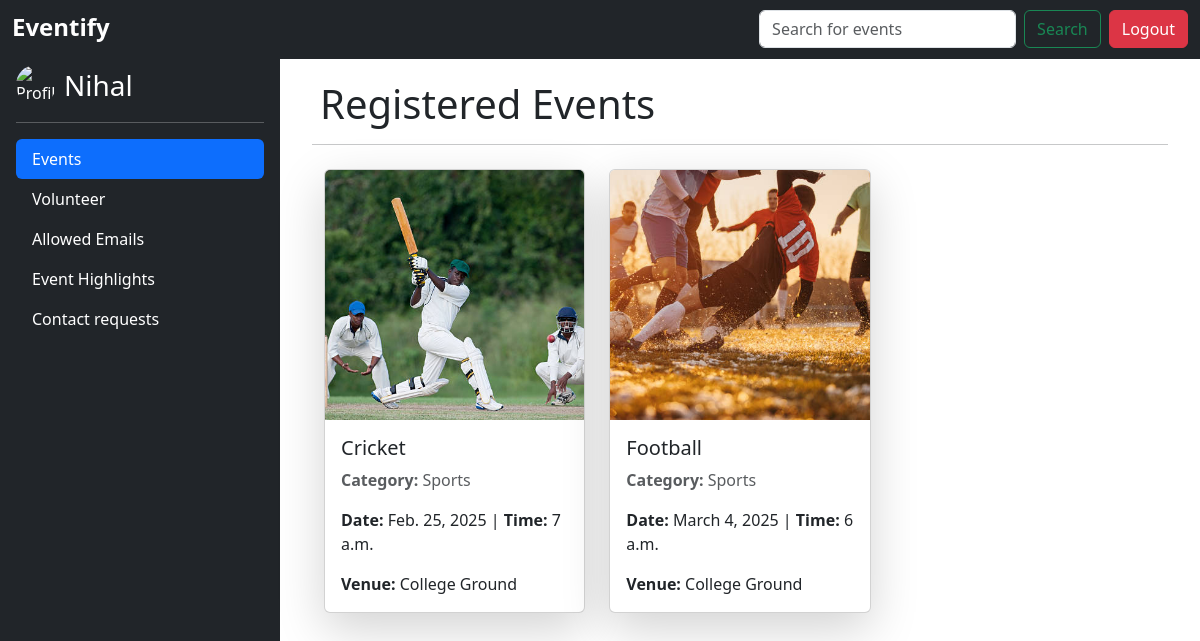
The page /registered_events/ (signed in) on the database as committed earlier.
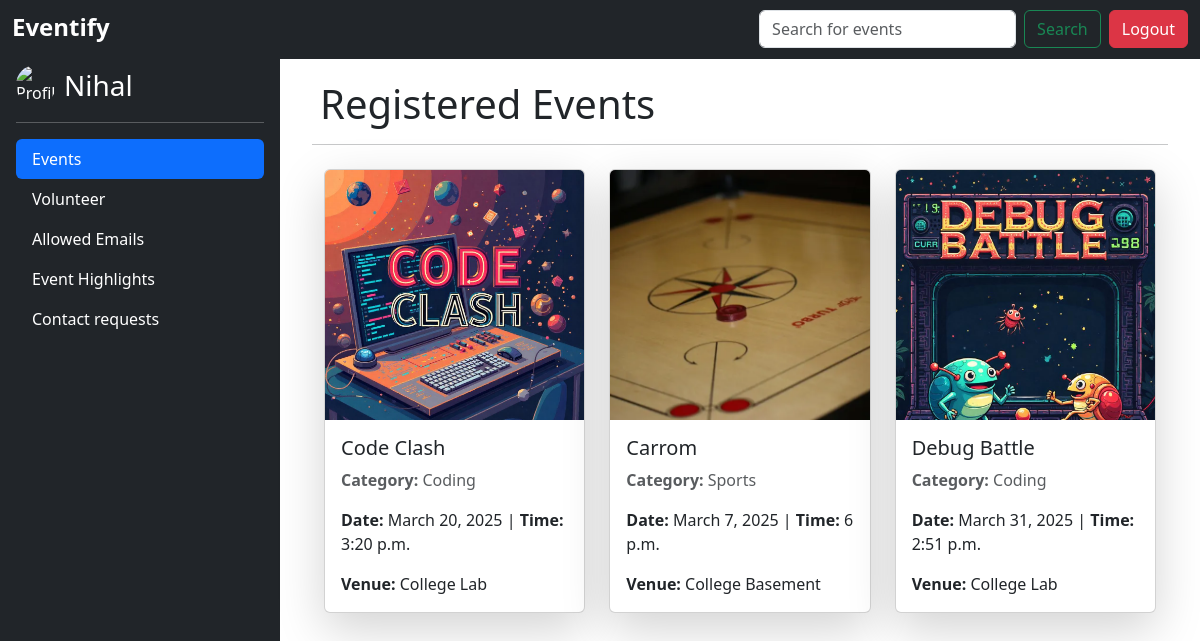
The same page on the database as committed later.
### events/models.py (models this page shows, shortened)
class Event(models.Model):
    EVENT_CATEGORIES = [
        ('Coding', 'Coding Competition'),
        ('Sports', 'Sports Event'),
        ('Cultural', 'Cultural Event'),
        ('Other', 'Other'),
    ]
    name = models.CharField(max_length=255)
    description = models.TextField()
    category = models.CharField(max_length=20, choices=EVENT_CATEGORIES)
    date = models.DateField()
    time = models.TimeField()
    venue = models.CharField(max_length=255)
    image = models.ImageField(upload_to='event_images/', blank=True, null=True)
    min_players = models.PositiveIntegerField(default=1)
    max_players = models.PositiveIntegerField(default=1)
    created_at = models.DateTimeField(auto_now_add=True)
    rule_book = models.FileField(upload_to='rule_books/', blank=True, null=True)
    volunteer_requirement = models.PositiveIntegerField(default=0)
    registration_deadline = models.DateTimeField(null=True, blank=True)

### events/views.py (the view)
# urls.py: path('registered_events/', views.registered_events, name='registered_events'),
@login_required
def registered_events(request):
    registrations = EventRegistration.objects.filter(user=request.user)
    registered_events = [registration.event for registration in registrations]
    return render(request, 'registered_events.html', {'registered_events': registered_events})

### events/templates/registered_events.html (shortened to what this page needs)
{% extends "base.html" %}
{% load static %}
{% block content %}
{% if registered_events %}
<h1 class="mt-4 ms-2">Registered Events</h1>
<hr>
<div class="container mt-4">
    <div class="row">
        {% for event in registered_events %}
        <div class="col-md-4 mb-3">
            <div class="card shadow-lg">
                <a href="{% url 'event_detail' event.id %}">
                    {% if event.image %}
                    <img src="{{ event.image.url }}" class="card-img-top" alt="{{ event.name }}">
                    {% else %}
                    <img src="https://via.placeholder.com/400x200?text=No+Image" class="card-img-top" alt="No Image Available">
                    {% endif %}
                </a>
                <div class="card-body">
                    <h5 class="card-title d-flex justify-content-between align-items-center">
                        {{ event.name }}
                    </h5>
                    <p class="card-text text-muted"><strong>Category:</strong> {{ event.category }}</p>
                    <p class="card-text"><strong>Date:</strong> {{ event.date }} | <strong>Time:</strong> {{ event.time }}</p>
                    <p class="card-text"><strong>Venue:</strong> {{ event.venue }}</p>
                </div>
            </div>
        </div>
        {% endfor %}
    </div>
</div>
{% else %}
<div class='d-flex flex-column align-items-center mt-5'>
    <h2>You have not registered for any events yet!</h2>
    <button class="btn btn-primary mt-3" onclick="window.location.href='{% url 'event_list' %}'">Go Back</button>
{% endif %}
{% endblock %}

Rows that differ between the two databases and show on the page:
no longer on this page (row edited): Event: image (picture), name "Cricket", category "Sports", date "Feb. 25, 2025", time "7 a.m.", venue "College Ground"
no longer on this page (row edited): Event: image (picture), name "Football", category "Sports", date "March 4, 2025", time "6 a.m.", venue "College Ground"
now on this page (row edited): Event: image (picture), name "Code Clash", category "Coding", date "March 20, 2025", time "3:20 p.m.", venue "College Lab"
now on this page (row unchanged): Event: image (picture), name "Carrom", category "Sports", date "March 7, 2025", time "6 p.m.", venue "College Basement"
added Event: image (picture), name "Debug Battle", category "Coding", date "March 31, 2025", time "2:51 p.m.", venue "College Lab"
